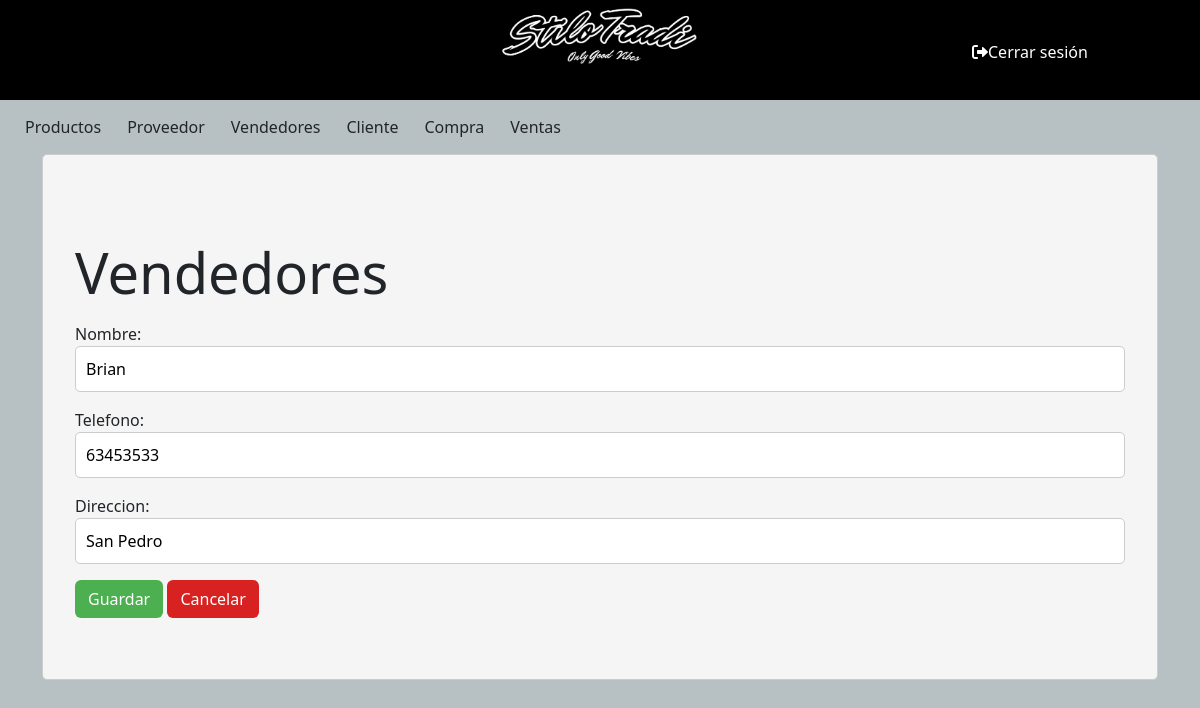
/vendedores/VendedoresModif/1/, run on the app's committed database.
### miAplicacion/models.py (models this page shows, shortened)
class Vendedores(models.Model):
    Nombre = models.CharField (max_length=50)
    Telefono = models.IntegerField ()
    Direccion = models.CharField (max_length=50)

### miAplicacion/views.py (the view)
# urls.py: path('vendedores/VendedoresModif/<int:pk>/', views.VendedoresModif.as_view(), name='VendedoresModif'),
class VendedoresModif(UpdateView):
    model = Vendedores
    form_class = VendedoresForm
    template_name = 'frmVendedores.html'
    success_url = reverse_lazy('vendedoresLista')

### miAplicacion/forms.py
class VendedoresForm(forms.ModelForm):
    class Meta:
        model = Vendedores
        fields = ('Nombre','Telefono','Direccion')
        widges = {
            'Nombre': forms.TextInput(attrs={'class': 'form-control'}),
            'Telefono': forms.NumberInput(attrs={'class': 'form-control'}),
            'Direccion': forms.TextInput(attrs={'class': 'form-control'}),
        }

### miProyecto/templates/frmVendedores.html (shortened to what this page needs)
{% extends 'navbar.html' %}
{% load static %}
{% block content %}
<div class="mi-contenedor">
    <div class="container mt-5">
        <div class="row">
            <h3 class="display-4 my-3">Vendedores</h3>
                <form method="post" enctype="multipart/form-data">
                    {{ form.as_p }}
                    <button class="btn custom-btn-aceptar" type="submit">Guardar</button>
                    <a class="btn custom-btn-cancelar" href="/vendedores/VendedoresLista">Cancelar</a>
                </form>
        </div>
    </div>
</div>
{% endblock %}

### miProyecto/static/estilos.css (style rules this page uses)
.mi-contenedor { background-color: #f5f5f5; padding: 20px; border: 1px solid #ccc; border-radius: 5px; }
input, select, textarea { width: 100%; margin: 5px 0; padding: 10px; border: 1px solid #ccc; border-radius: 5px; }
.btn.custom-btn-aceptar { background-color: #4CAF50; color:#ffffff; }
.btn.custom-btn-cancelar { background-color: rgb(216, 33, 33); color:#ffffff; }
.container { position: relative; margin-bottom: 25px; }

### miProyecto/templates/base.html (style rules this page uses)
body { background-color: rgb(183, 193, 196); }

### data on the page
Vendedores: Nombre "Brian", Telefono "63453533", Direccion "San Pedro"
